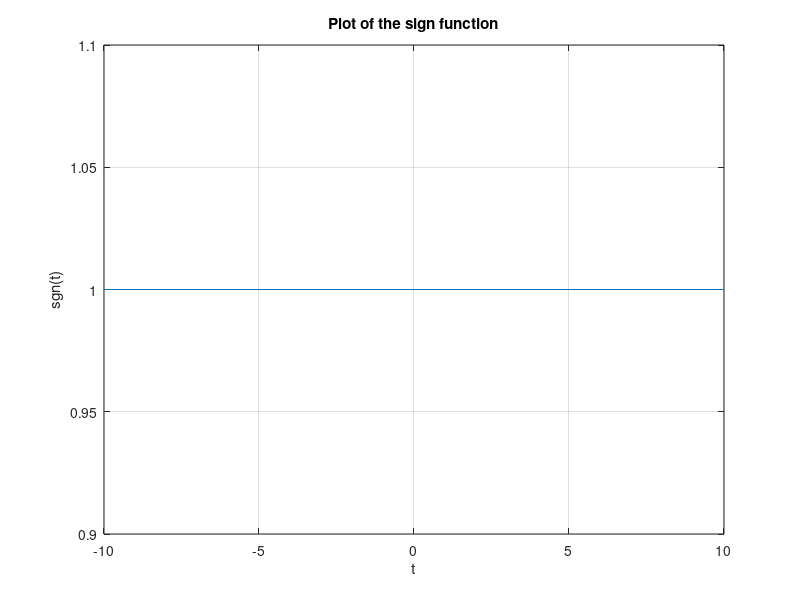

The MATLAB source for this figure:
t = -10:1:10;
y = sign(1./(t.^2));
plot(t, y);
xlabel('t');
ylabel('sgn(t)');
title('Plot of the sign function');
grid on;
